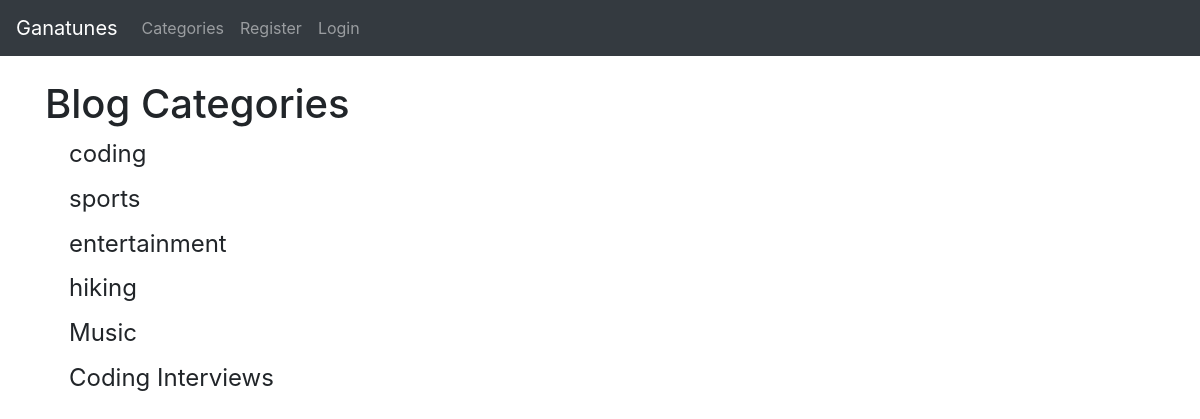
The page /category-list/ on the database its author committed.
### blog/models.py (models this page shows, shortened)
class Category(models.Model):
    name = models.CharField(max_length=250)
    def __str__(self):
        return self.name

### blog/views.py (the view)
# urls.py: path('category-list/', CategoryListView, name="category-list"),
def CategoryListView(request):
    cat_menu_list = Category.objects.all()
    return render(request, 'category_list.html', {'cat_menu_list': cat_menu_list})

### blog/templates/category_list.html (shortened to what this page needs)
{%extends 'base.html'%}
{% block content %}
    <h1>Blog Categories</h1>
    {%for i in cat_menu_list%}
    <h4> <a class="dropdown-item" href="{% url 'category' i %}">{{i}}</a></h4>
    {%endfor%}
{% endblock %}

### rows shown on the page
Category: name "coding"
Category: name "sports"
Category: name "entertainment"
Category: name "hiking"
Category: name "Music"
Category: name "Coding Interviews"
